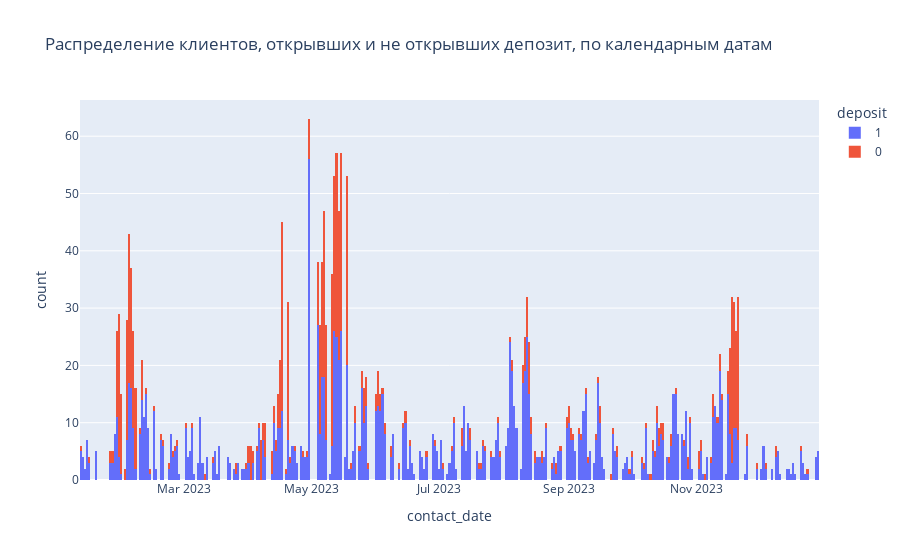

Notebook cell for this chart:
### Markdown cell above
Посмотрим на распределение признака `contact_date` с помощью `plotly`, чтобы увидеть точные даты.

### Code cell
fig1 = px.histogram(
    data_participated, 
    x='contact_date', 
    color='deposit', 
    nbins=365,
    title='Распределение клиентов, открывших и не открывших депозит, по календарным датам', 
)
fig1.show()

### Figure 1 — Plotly figure (JSON) as saved in the notebook; plotly's stock layout.template omitted (floating-point values rounded to 4 significant figures; data arrays with more than 128 entries replaced by an {"elided": "..."} marker saying what was removed)
{"data": [{"alignmentgroup": "True", "bingroup": "x", "hovertemplate": "deposit=1<br>contact_date=%{x}<br>count=%{y}<extra></extra>", "legendgroup": "1", "marker": {"color": "#636efa", "pattern": {"shape": ""}}, "name": "1", "nbinsx": 365, "offsetgroup": "1", "orientation": "v", "showlegend": true, "type": "histogram", "x": {"elided": "1722 str values"}, "xaxis": "x", "yaxis": "y"}, {"alignmentgroup": "True", "bingroup": "x", "hovertemplate": "deposit=0<br>contact_date=%{x}<br>count=%{y}<extra></extra>", "legendgroup": "0", "marker": {"color": "#EF553B", "pattern": {"shape": ""}}, "name": "0", "nbinsx": 365, "offsetgroup": "0", "orientation": "v", "showlegend": true, "type": "histogram", "x": {"elided": "872 str values"}, "xaxis": "x", "yaxis": "y"}], "layout": {"barmode": "relative", "legend": {"title": {"text": "deposit"}, "tracegroupgap": 0}, "title": {"text": "Распределение клиентов, открывших и не открывших депозит, по календарным датам"}, "xaxis": {"anchor": "y", "domain": [0, 1], "title": {"text": "contact_date"}}, "yaxis": {"anchor": "x", "domain": [0, 1], "title": {"text": "count"}}}}
